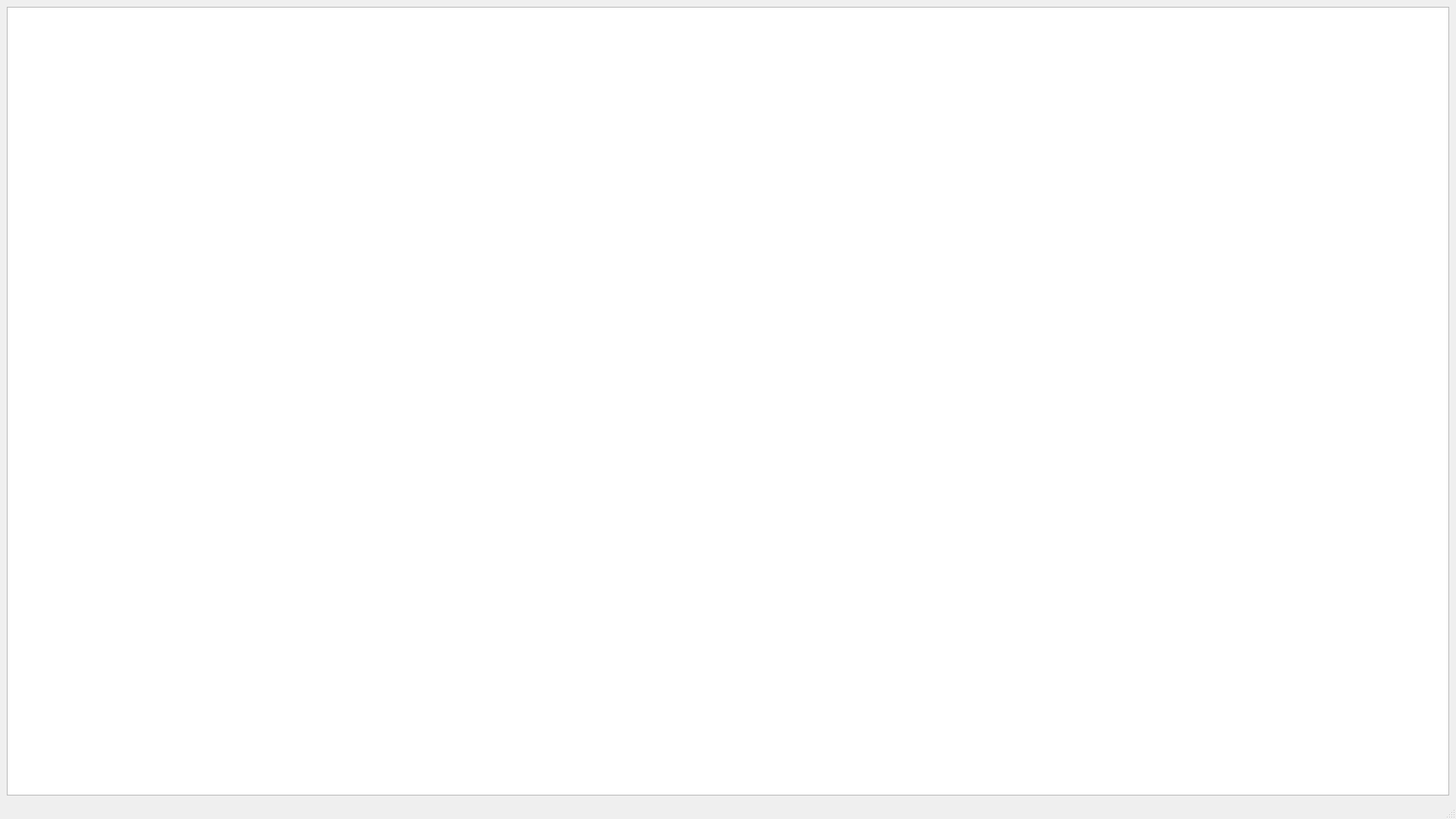
<?xml version="1.0" encoding="UTF-8"?>
<ui version="4.0">
 <class>MainWindow</class>
 <widget class="QMainWindow" name="MainWindow">
  <property name="geometry">
   <rect>
    <x>0</x>
    <y>0</y>
    <width>1920</width>
    <height>1080</height>
   </rect>
  </property>
  <property name="maximumSize">
   <size>
    <width>1920</width>
    <height>1080</height>
   </size>
  </property>
  <property name="windowTitle">
   <string>MainWindow</string>
  </property>
  <widget class="QWidget" name="centralwidget">
   <layout class="QGridLayout" name="gridLayout">
    <item row="0" column="3">
     <widget class="CustomGraphicsView" name="graphicsView">
      <property name="maximumSize">
       <size>
        <width>1920</width>
        <height>1080</height>
       </size>
      </property>
     </widget>
    </item>
   </layout>
  </widget>
  <widget class="QMenuBar" name="menubar">
   <property name="geometry">
    <rect>
     <x>0</x>
     <y>0</y>
     <width>1920</width>
     <height>21</height>
    </rect>
   </property>
  </widget>
  <widget class="QStatusBar" name="statusbar"/>
 </widget>
 <customwidgets>
  <customwidget>
   <class>CustomGraphicsView</class>
   <extends>QGraphicsView</extends>
   <header>customgraphicsview.h</header>
  </customwidget>
 </customwidgets>
 <resources/>
 <connections/>
</ui>
